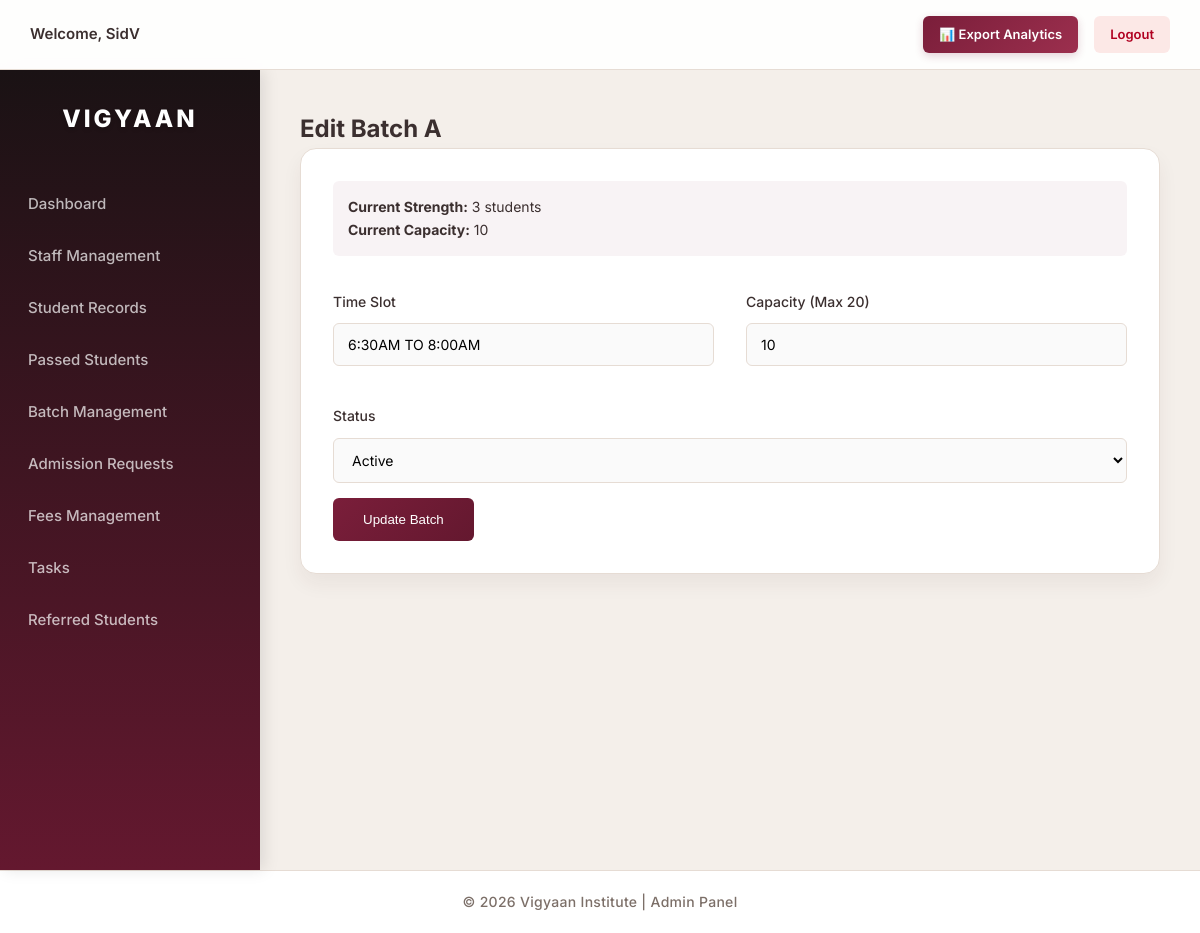
Screenshot of /batches/edit.php?id=1 (signed in) with the database file from the repository.
### tables this page shows
CREATE TABLE `batches` (
  `id` int(11) NOT NULL,
  `batch_name` char(1) NOT NULL,
  `time_slot` varchar(50) NOT NULL,
  `capacity` int(11) NOT NULL DEFAULT 10,
  `status` enum('Active','Inactive') DEFAULT 'Active'
);

### batches/edit.php (the view, shortened to what this page needs)
<?php
require_once dirname(__DIR__) . '/includes/db.php';
$id = intval($_GET['id']);
$stmt = $conn->prepare("SELECT * FROM batches WHERE id=?");
$stmt->bind_param("i", $id);
$stmt->execute();
$result = $stmt->get_result();
$batch = $result->fetch_assoc();
$stmt = $conn->prepare("SELECT COUNT(*) FROM students WHERE batch_id=?");
$stmt->bind_param("i", $id);
$stmt->execute();
$stmt->bind_result($strength);
require_once "../includes/header.php";
require_once "../includes/sidebar.php";
?>
<h2>Edit Batch <?php echo $batch['batch_name']; ?></h2>
<div class="section-card">
<div class="info-box">
    <strong>Current Strength:</strong> <?php echo $strength; ?> students<br>
    <strong>Current Capacity:</strong> <?php echo $batch['capacity']; ?>
</div>
<form method="POST">
<div class="form-grid">
<div>
<label>Time Slot</label>
<input type="text" name="time_slot"
value="<?php echo htmlspecialchars($batch['time_slot']); ?>"
required>
</div>
<div>
<label>Capacity (Max 20)</label>
<input type="number" name="capacity"
value="<?php echo $batch['capacity']; ?>"
min="<?php echo $strength; ?>"
max="20"
required>
</div>
<div class="full-width">
<label>Status</label>
<select name="status">
<option value="Active" <?php if($batch['status']=="Active") echo "selected"; ?>>
Active
</option>
</select>
</div>
</div>
<button type="submit" class="submit-btn">
Update Batch
</button>
</form>
</div>
<?php require_once "../includes/footer.php"; ?>

### assets/css/style.css (style rules this page uses)
:root { --primary-color: #7A1E3A; --primary-dark: #64182F; --primary-light: #9C2F4E; --bg-main: #F4EFEA; --bg-card: #FFFFFF; --text-main: #3B2F2F; --text-muted: #7C6F68; --border-color: #E6DCD4; --input-border: #D8CCC3; --success-bg: #D4EDDA; --success-text: #155724; --danger-bg: #FCE8E6; --danger-text: #B00020; --shadow-sm: 0 4px 6px rgba(60, 40, 30, 0.04); --shadow-md: 0 10px 20px rgba(60, 40, 30, 0.06); --shadow-lg: 0 20px 45px rgba(60, 40, 30, 0.08); --radius-sm: 6px; --radius-md: 12px; --radius-lg: 16px; --transition: all 0.3s cubic-bezier(0.4, 0, 0.2, 1); }
* { box-sizing: border-box; margin: 0; padding: 0; }
body { font-family: 'Inter', -apple-system, BlinkMacSystemFont, "Segoe UI", Roboto, Helvetica, Arial, sans-serif; background-color: var(--bg-main); color: var(--text-main); line-height: 1.6; -webkit-font-smoothing: antialiased; }
.form-container, .section-card { background: var(--bg-card); padding: 32px; border-radius: var(--radius-lg); border: 1px solid var(--border-color); box-shadow: var(--shadow-md); margin-bottom: 35px; }
.form-grid { display: grid; grid-template-columns: 1fr 1fr; gap: 24px 32px; }
.form-group label, .form-grid label { display: block; font-size: 14px; font-weight: 500; margin-bottom: 8px; color: var(--text-main); }
.form-group input, .form-group select, .form-group textarea, .form-grid input, .form-grid select, .form-grid textarea { width: 100%; padding: 12px 14px; border-radius: var(--radius-sm); border: 1px solid var(--input-border); font-size: 15px; background: #FAFAFA; transition: var(--transition); font-family: inherit; }
.full-width { grid-column: 1 / -1; }
.info-box { background: rgba(122, 30, 58, 0.05); padding: 15px; border-radius: var(--radius-sm); margin-bottom: 20px; font-size: 14px; }
.form-grid input, .form-grid select, .form-grid textarea, .section-card form textarea, .section-card form input, .section-card form select { width: 100%; padding: 12px 14px; border-radius: var(--radius-sm); border: 1px solid var(--border-color); font-size: 14px; margin-top: 5px; }
.section-card form label { font-weight: 500; display: block; margin-top: 15px; margin-bottom: 5px; }
.submit-btn { background: linear-gradient(135deg, var(--primary-color), var(--primary-dark)); color: #fff; padding: 14px 30px; border-radius: var(--radius-sm); border: none; cursor: pointer; font-weight: 500; margin-top: 15px; }

### rows the page displays
batches: batch_name "A", capacity "10", time_slot "6:30AM TO 8:00AM", status "Active"

### other values shown
$_SESSION['username'] "SidV"
$strength "3"
